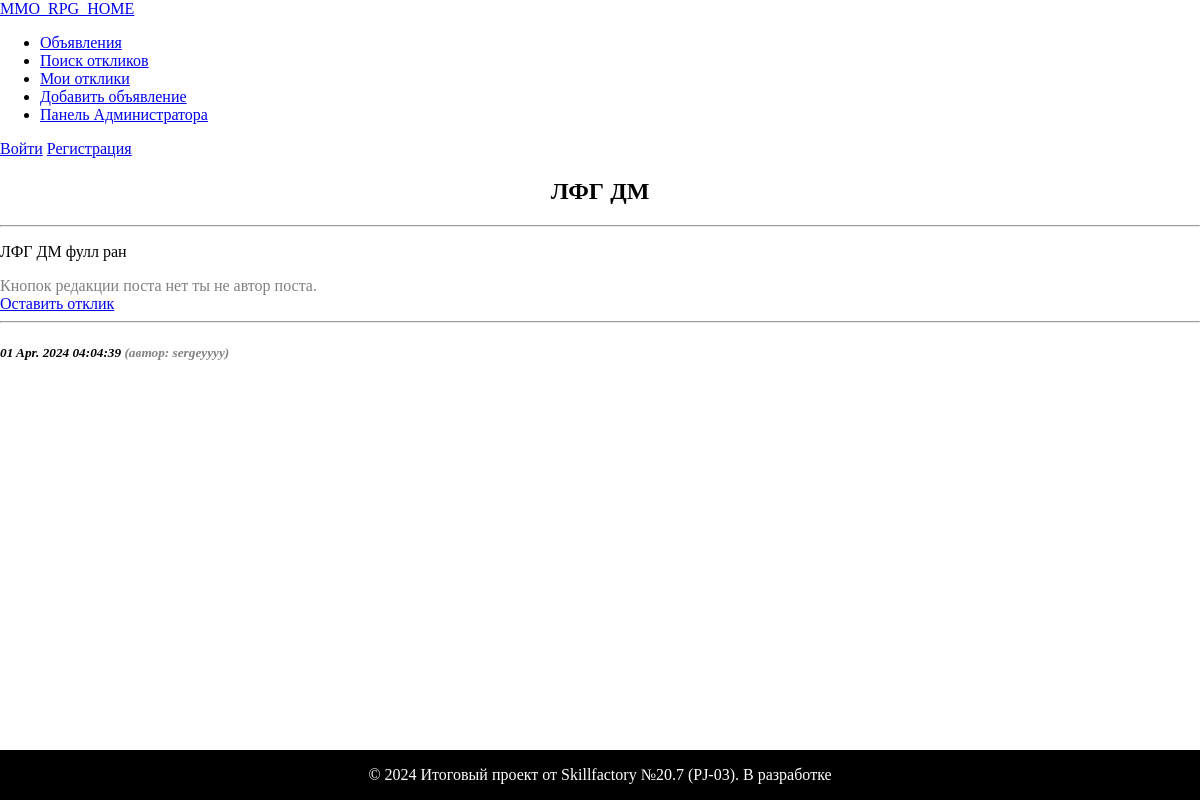
Page /posts/2/ on the committed database.
### mmonews/models.py (models this page shows, shortened)
class Post(models.Model):
    author = models.ForeignKey(User, on_delete=models.CASCADE)
    title = models.CharField(max_length=255, default='Заголовок')
    text = models.TextField(default='Текст объявления')
    datetime_post = models.DateTimeField(auto_now_add=True)
    category = models.ManyToManyField(Category, through='PostCategory')

class User(AbstractUser):
    code = models.CharField(max_length=15, blank=True, null=True)

### mmonews/views.py (the view)
# urls.py: path('posts/<int:pk>/', PostDetailView.as_view(), name='post_detail'),
class PostDetailView(DetailView):
    model = Post
    template_name = 'mmonews/post.html'
    context_object_name = 'post'

### mmonews/current_time.py (called while the page is built)
def get_current_time(request):
    return {'current_time': datetime.now()}

### templates/mmonews/post.html (shortened to what this page needs)
{% extends 'flatpages/default.html' %}
{% block content %}
    <div style="text-align: center;">
        <h2>{{ post.title }}</h2>
        <hr>
    </div>
    <div style="text-align: left;">
        <p>{{post.text}}</p>
    </div>
        {% if request.user.author == post.author%}
            <a class="btn btn-warning" href="{% url 'post_update' post.id %}" role="button">Редактировать</a>
            <a class="btn btn-danger" href="{% url 'post_delete' post.id %}" role="button">Удалить</a>
        {% else %}
           <span style="color: gray;">Кнопок редакции поста нет ты не автор поста.</span>
            <br>
           <a class="btn btn-primary" href="{% url 'response_create' post.id %}" role="button">Оставить отклик</a>
        {% endif %}
    <hr>
    <h5>
        <i>
            {{ post.datetime_post|date:'d M. Y h:m:s' }}
            <span style="color: gray;">(автор: {{post.author}})</span>
        </i>
    </h5>
{% endblock content %}

### rows in the picture
Post: title "ЛФГ ДМ", text "ЛФГ ДМ фулл ран", datetime_post "01 Apr. 2024 04:04:39", author "sergeyyyy"
